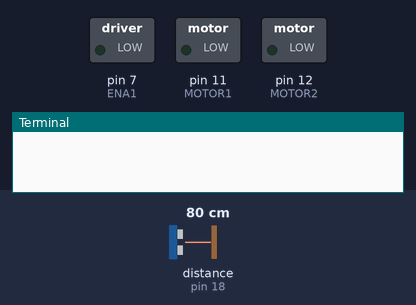
Recording of a program running on a simulated Raspberry Pi (header pin numbers). Parts: switched loads named in the program (green lamp = pin HIGH), the last lines printed to the terminal. The inputs (shaded band) are chosen by the test bench; at power-on: distance to the obstacle (sensor on pin 18) 80 cm. The echo pulse lasts 58.3 µs per cm; the clock reads 2024-03-15 10:24:30 at power-on unless the program sets it; pins used as bus, display or sensor lines are not drawn. At 17.0 s the program stops and its outputs stay as they are.

Above: at 0.1 s.
At 7.1 s:
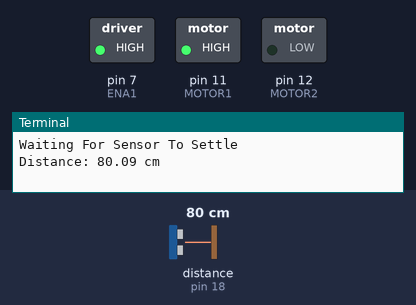
At 12.1 s:
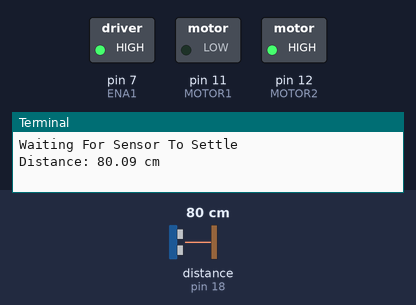
At 17.1 s:
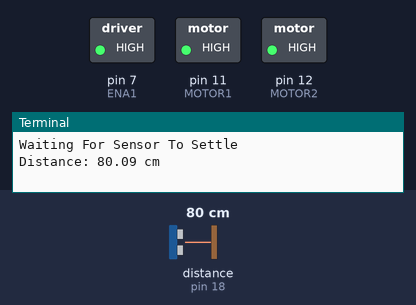
Timing chart, 0 to 18.5 s (numbered marks = the images above):
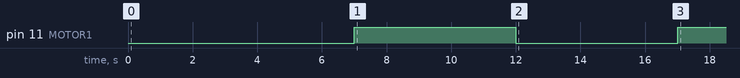

The program:

PiMotorAndUltrasonic.py
```python
#!/usr/bin/env python

# Import required modules
from re import U
import time
import RPi.GPIO as GPIO

# Declare the GPIO settings
GPIO.setmode(GPIO.BOARD)

TRIG = 16
ECHO = 18
MOTOR1 = 11
MOTOR2 = 12
ENA1 = 7
# set up GPIO pins

GPIO.setup(TRIG,GPIO.OUT)
GPIO.setup(ECHO,GPIO.IN)
GPIO.setup(MOTOR1,GPIO.OUT)
GPIO.setup(MOTOR2,GPIO.OUT)
GPIO.setup(ENA1,GPIO.OUT)

def drive():
  GPIO.output(ENA1, True)
  GPIO.output(MOTOR1, True)
  GPIO.output(MOTOR2, False)
  time.sleep(5)
  GPIO.output(MOTOR1, False)
  GPIO.output(MOTOR2, True)
  time.sleep(5)
  GPIO.output(MOTOR1, True)
  GPIO.output(MOTOR2, True)


def ultrasonic(): #measures distance using an ultrasonic sensor
  GPIO.output(TRIG, False)
  print("Waiting For Sensor To Settle")
  time.sleep(2)

  GPIO.output(TRIG, True)
  time.sleep(0.00001)
  GPIO.output(TRIG, False)

  while GPIO.input(ECHO)==0:
    pulse_start = time.time()

  while GPIO.input(ECHO)==1:

    pulse_end = time.time()

  pulse_duration = pulse_end - pulse_start
  distance = pulse_duration * 17150
  distance = round(distance, 2)
  print ("Distance:",distance,"cm")
  #GPIO.cleanup()

# Wait 5 seconds
time.sleep(5)
ultrasonic()
drive()
```
